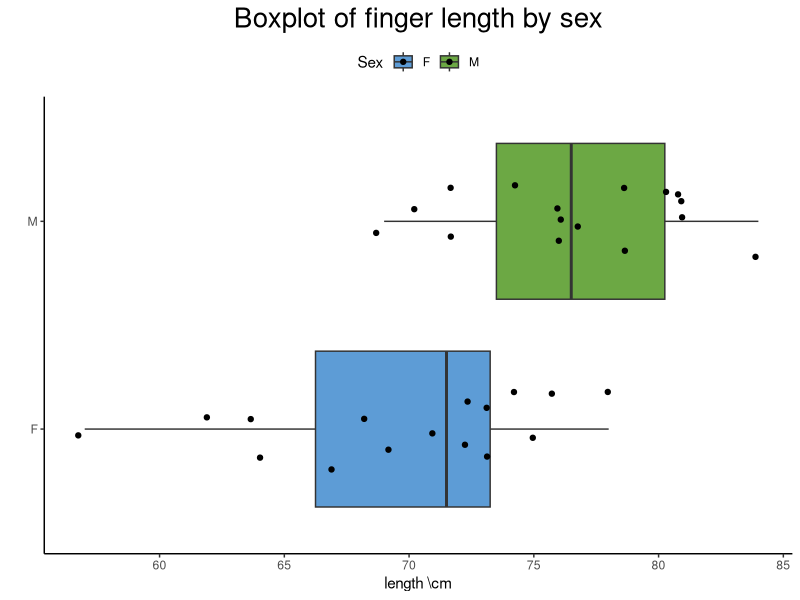
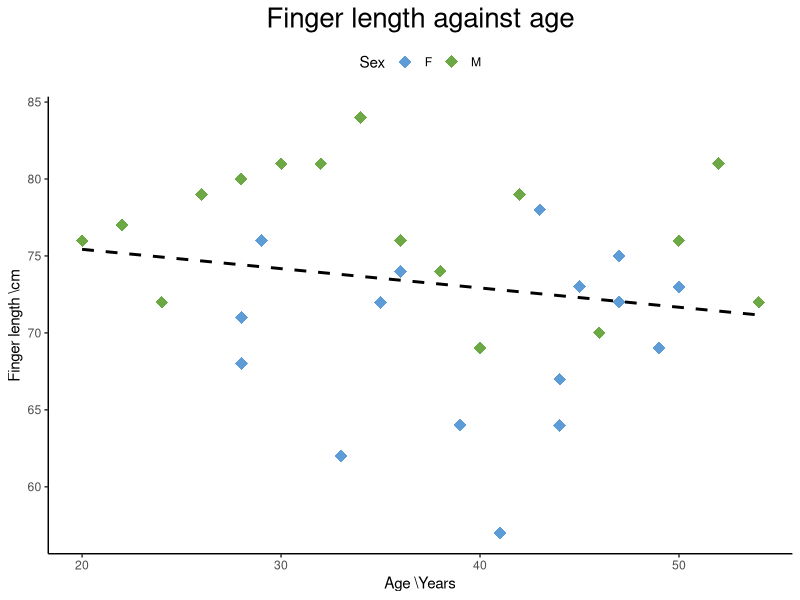
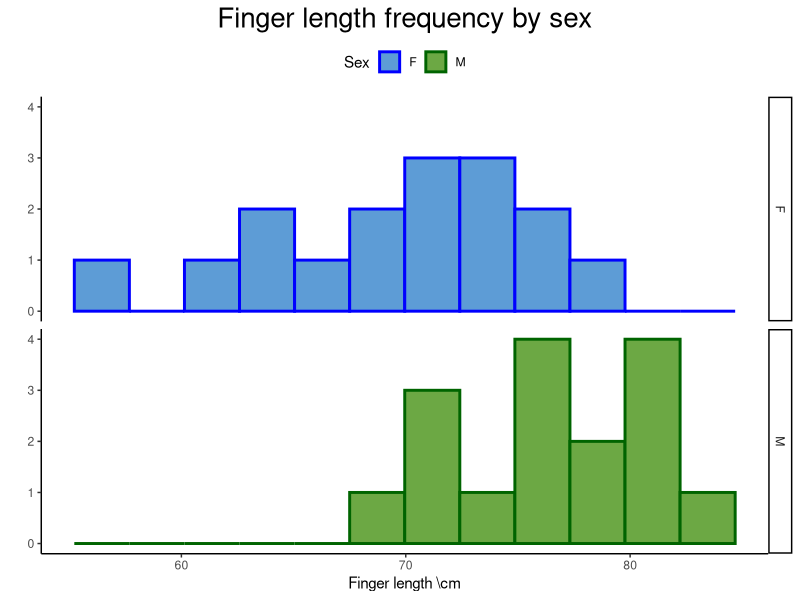
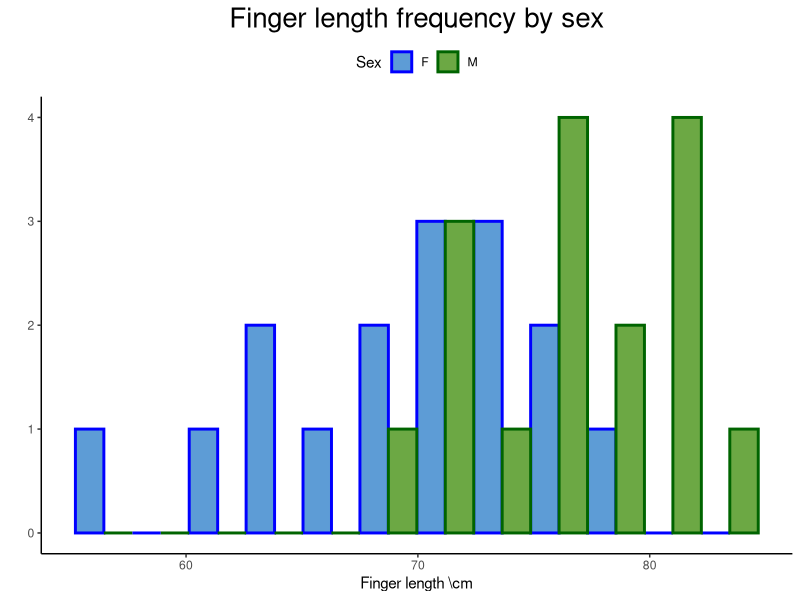

Generate these figures, in order, with R:
library(ggplot2)
library(dplyr)
library(readr)

df <- read_csv("ringData.csv")

colors<-c("#5d9cd6","#6ca844")


bp<-ggplot(data=df,aes(x=Sex,y=Length, fill=Sex))  

bp+geom_boxplot()+
  geom_jitter(width=0.2)+
  scale_fill_manual(values=colors)+
  scale_color_manual(values=c("blue", "green"))+
  theme_classic()+
  theme(legend.position = "top", plot.title=element_text(hjust=0.5, size=20))+
  coord_flip()+
  labs(y="length \\cm", x=" ", title="Boxplot of finger length by sex")
    

scat<-ggplot(data=df,aes(y=Length, x=Age))  

scat+geom_point(aes(color=Sex),size=4, shape=18) + theme_classic()+
  #stat_smooth(method = "lm", se=FALSE)+
  #facet_grid(Sex ~ .)
  geom_smooth(method="lm", se=FALSE, color="black", linetype="dashed")+
  scale_color_manual(values=colors)+
  theme_classic()+
  theme(axis.title.y = element_text(),   legend.position = "top", plot.title=element_text(hjust=0.5, size=20))+
  labs(x="Age \\Years", y="Finger length \\cm", title = "Finger length against age") 


hist<-ggplot(data=df,aes(x=Length, fill=Sex, color=Sex))

##hist with facets#
hist + geom_histogram(bins =12, size = 1)+
  labs(x="Finger length \\cm", y="", title = "Finger length frequency by sex")+
  scale_fill_manual(values=colors)+
  scale_color_manual(values=c("blue", "dark green"))+
  theme_classic()+
  theme(legend.position = "top", plot.title=element_text(hjust=0.5, size=20))+
  facet_grid(Sex ~.)

## interleaved hist ##

hist +
  labs(x="Finger length \\cm", y="", title = "Finger length frequency by sex")+
  scale_fill_manual(values=colors)+
  scale_color_manual(values=c("blue", "dark green"))+
  theme_classic()+
  theme(legend.position = "top", plot.title=element_text(hjust=0.5, size=20))+
  geom_histogram(bins =12, position = "dodge", size = 1)


correlation <- cor.test(df$Age,df$Length)

ttest<- t.test(Length~Sex, data = df, var.equal=TRUE, mu=0)

ftest<-var.test(Length~Sex,df, alternative="two.sided")

cor(df$Age, df$Length)

?t.test

